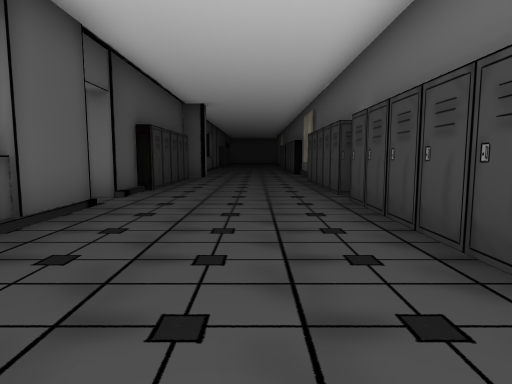
View 1 (above)

14 first-person views from a walk through a Unity game level. The camera is 1.5 m above the floor, tilts 6° down and sees 75° across. Doors are open. The floor is counted in squares, 2 m on a side. Each view is taken from the middle of a square. On the plan, view 1 faces up. The plan holds only what a view shows up to about 11 squares ahead; the rest is blank. The place goes on beyond the plan. The player character is not drawn. Some surface patterns are stand-ins.

View 2
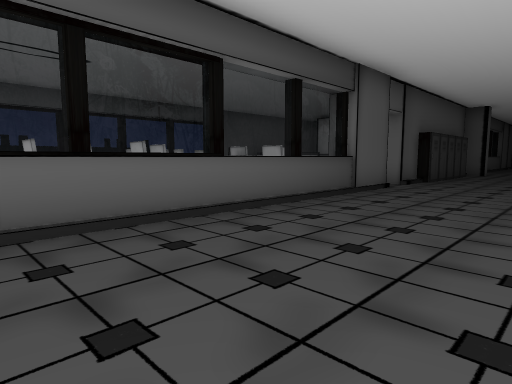

View 3
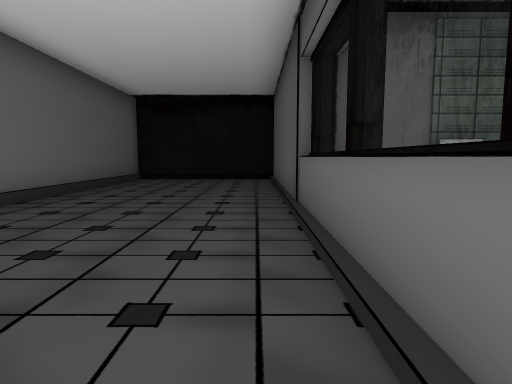

View 4
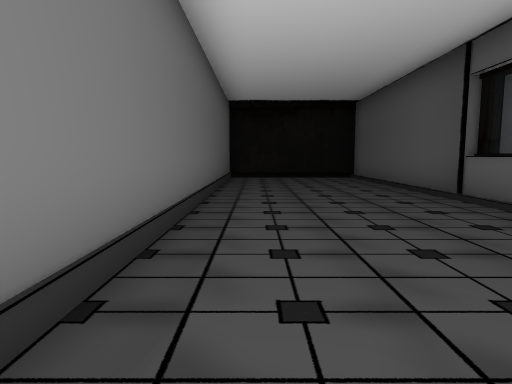

View 5
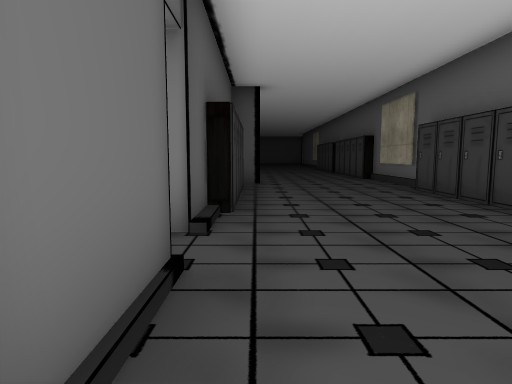

View 6
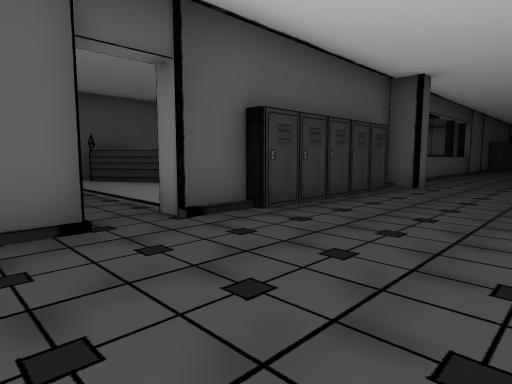

View 7
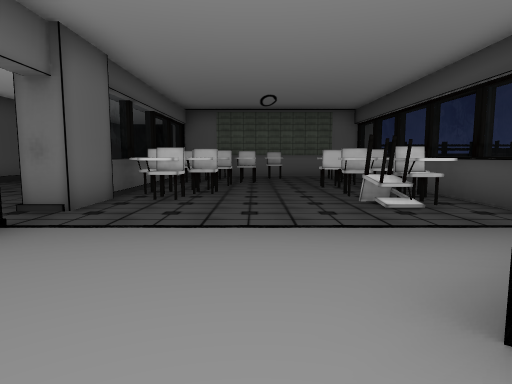

View 8
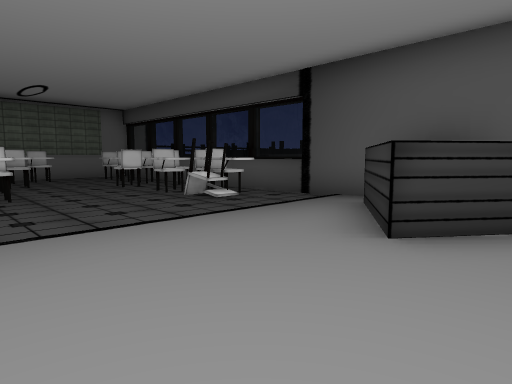

View 9
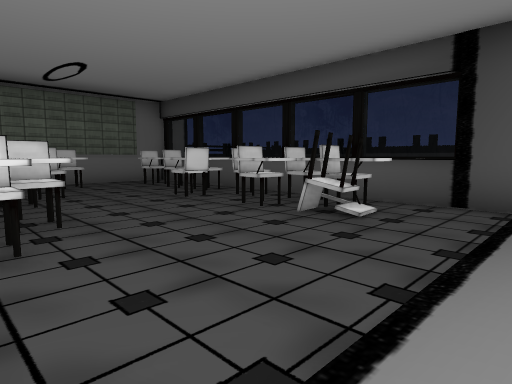

View 10
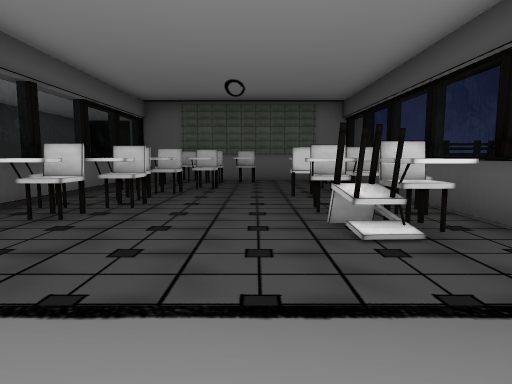

View 11
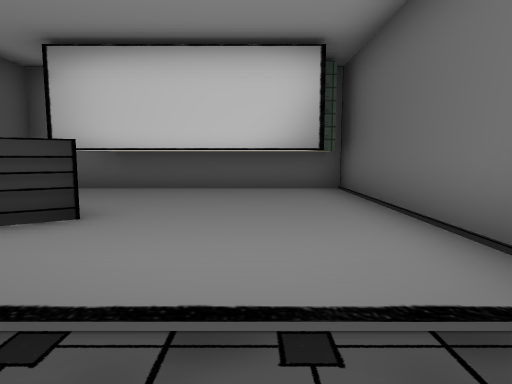

View 12
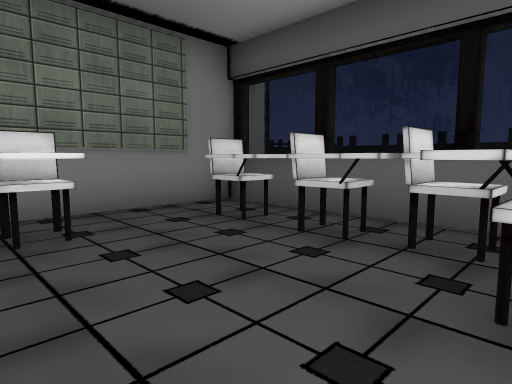

View 13
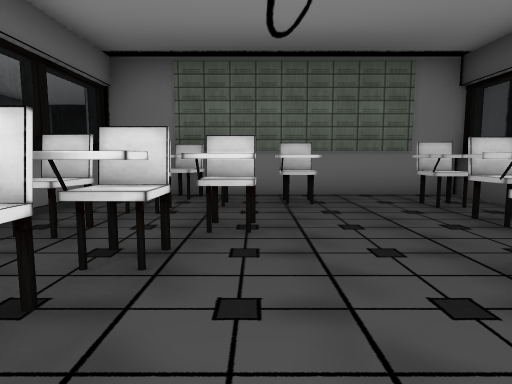

View 14
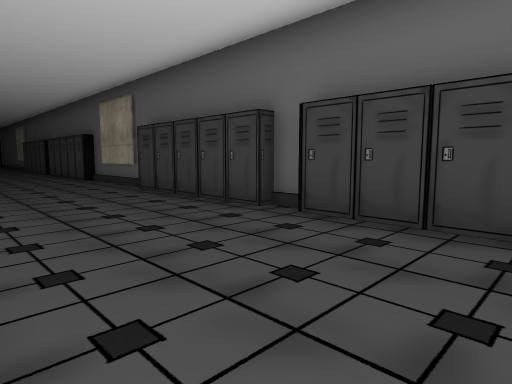

### Floor plan
Points are (right, up) in squares from view 1. A wall is a line through its corners. A room is listed if a view was taken in it or the views show most of it. See-through windows are left out.
Room 1 (views 1, 2, 3, 4, 5, 6, 14)
walls: (1.6, 2) (1.6, 5.9); (-2.6, 5.1) (-2.6, -10); (1.9, 6) (1.9, 6.6); (1.6, 6.5) (1.6, 10.6); (1.9, 11.1) (1.9, 14.4); (-2.3, 11.6) (-2.3, 7.5) (-2.6, 7.5) (-2.6, 6.3); (-1.9, 13) (-1.9, 12.4) (-2.8, 12.4); (1.9, -10) (1.9, 1)
ways out: open door at (-3, 5.5) to room 2
Room 2 (views 7, 8, 9, 10, 11, 12, 13)
walls: (-4.6, 3.8) (-4, 3.8); (-8.5, 4.6) (-8.5, 3.8); (-3.1, 6.3) (-3.1, 12.4); (-4.6, 3.2) (-4.6, 4.2) (-3.8, 4.2); (-8.2, 3.6) (-7.7, 3.6) (-7.9, 2.7); (-9.2, 4.8) (-8.7, 4.9); (-9.1, 4) (-8.4, 4); (-5.3, 2.3) (-5.3, 3.3) (-4, 3.3); (-5.1, 2.3) (-3.5, 2.3); (-8.8, 3.4) (-9, 2.8); (-8, 9.5) (-7, 8.7) (-9.2, 7.4); (-8.5, 2.8) (-7.8, 2.7); (-10, 7.8) (-10, 1.1); (-8.7, 2.2) (-8.7, 1.5); (-8.4, 1.5) (-7.7, 1.4) (-7.8, 0.4); (-3.9, 10.7) (-8.1, 10.7); (-8.1, 0.8) (-7.6, 0.7); (-6, 0) (-5.3, 0); (-5.3, -0.2) (-5.3, 1.2); (-6, -0.8) (-5.4, -0.8); (-3.1, -3) (-3.1, 5.1)
low walls: (-5.1, 2.9) (-4.5, 2.9); (-9.1, 4.5) (-8.5, 4.6); (-8.4, 3.3) (-7.8, 3.3); (-9.4, 3.5) (-8.8, 3.4); (-6, -0.2) (-5.3, -0.2)
ways out: open door at (-3, 5.5) to room 1; opening at (-7, 0) to room 3; opening at (-7.5, 10)
objects: other object (-8, 4); other object (-8, 5)
Room 3 (no view inside)
walls: (-8.6, -0.2) (-8.6, -1.2); (-8.5, -1.9) (-8.5, -2.5); (-8.6, -1.9) (-8.6, -2.5); (-9.2, -1.5) (-8.5, -1.6); (-7, -1.9) (-6.3, -1.9); (-7.1, -2.2) (-6.3, -2.2); (-8.7, 0.5) (-8.7, -0.2); (-7.1, -2.8) (-6.3, -2.8); (-10, 1.1) (-10, -3.7) (-5.5, -3.7)
ways out: opening at (-7, 0) to room 2

Where each view was taken, in squares from view 1:
view 1: 0 up, 0 right, facing up
view 2: 3 down, 1 right, facing up-left
view 3: 1 up, 2 left, facing down
view 4: 2 up, 1 right, facing down
view 5: 3 up, 2 left, facing up
view 6: 4 up, 1 right, facing up-left
view 7: 10 up, 6 left, facing down
view 8: 10 up, 4 left, facing down-left
view 9: 7 up, 4 left, facing down-left
view 10: 8 up, 7 left, facing down
view 11: 5 up, 5 left, facing up
view 12: 1 up, 6 left, facing down-left
view 13: 3 up, 6 left, facing down
view 14: 3 up, 2 left, facing up-right
